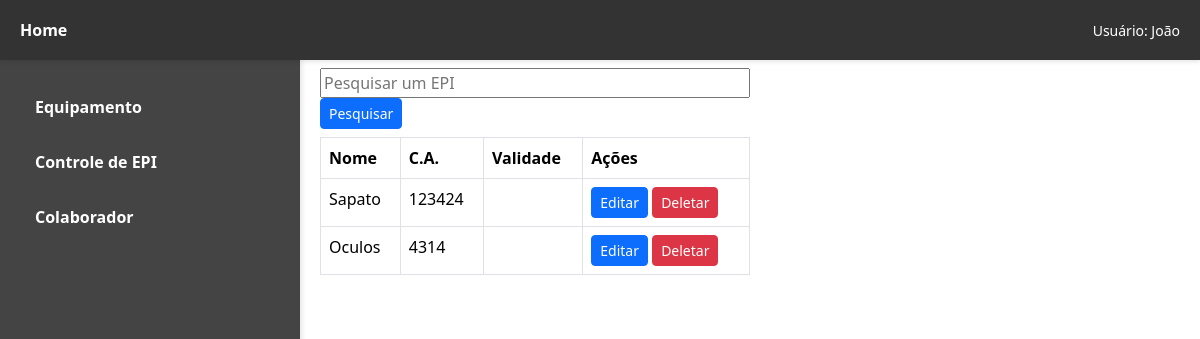
Page /atualizar/ on the earlier database version.
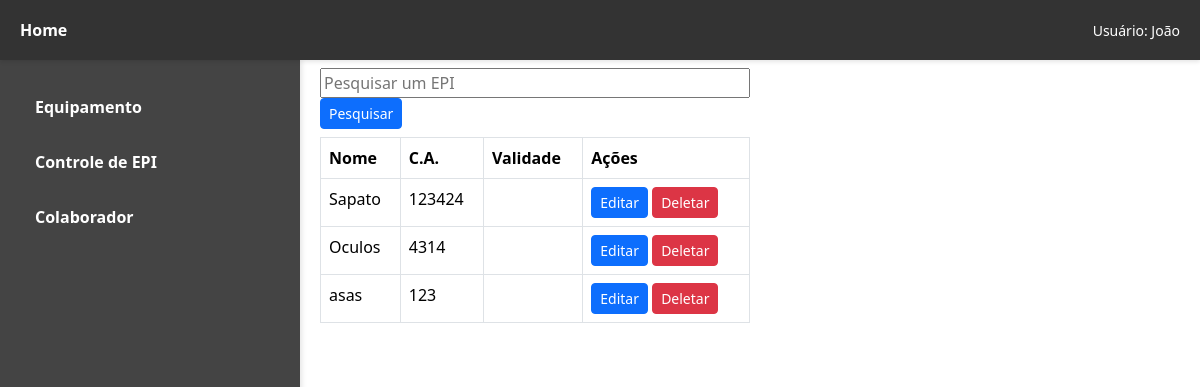
Same page on the later database version.
### epi/models.py (models this page shows, shortened)
class Equipamento(models.Model):
        nome = models.CharField(max_length=100)
        ca = models.IntegerField(max_length=100)
        validade = models.DateField()

### epi/views.py (the view, shortened to what this page needs)
# urls.py: path('atualizar/', views.atualizar_epi, name='atualizar_epi_tela'), #FIXME Ajustar essa linha
def atualizar_epi(request, id=0):
    if id == 0:
        if request.method == 'GET' and request.GET.get('nome_item'):
            nome_item = request.GET.get('nome_item')
            itens = Equipamento.objects.filter(nome__icontains=nome_item)
        else:
            itens = Equipamento.objects.all()
        return render(request, 'epi/globals/atualizar.html', {'itens': itens})

### epi/templates/epi/globals/atualizar.html (shortened to what this page needs)
{% extends "epi/index.html" %}
{% block content %}
<form class="form-group my-2" method="get" style="width: 50%;">
    <input type="text" name="nome_item" placeholder="Pesquisar um EPI" value="{{ request.GET.nome_item }}" style="width: 100%;">
    <button type="submit" class="btn btn-primary btn-sm">Pesquisar</button>
</form>
<div class="table-responsive">
    <table class="table table-bordered" style="width: 50%;">
        <thead>
            <tr>
                <th>Nome</th>
                <th>C.A.</th>
                <th>Validade</th>
                <th>Ações</th>
            </tr>
        </thead>
        <tbody>
            {% for item in itens %}
            <tr>
                <td>{{ item.nome }}</td>
                <td>{{ item.ca }}</td>
                <td>{{ item.validade|date:'d/m/Y' }}</td>
                <td>
                    <a href="{% url 'atualizar_epi' item.id %}" class="btn btn-primary btn-sm">Editar</a>
                    <a href="{% url 'excluir_epi' item.id %}" class="btn btn-danger btn-sm">Deletar</a>
                </td>
            </tr>
            {% endfor %}
        </tbody>
    </table>
</div>
{% endblock content %}

Differences in the rows shown:
added Equipamento: nome "asas", ca "123"
